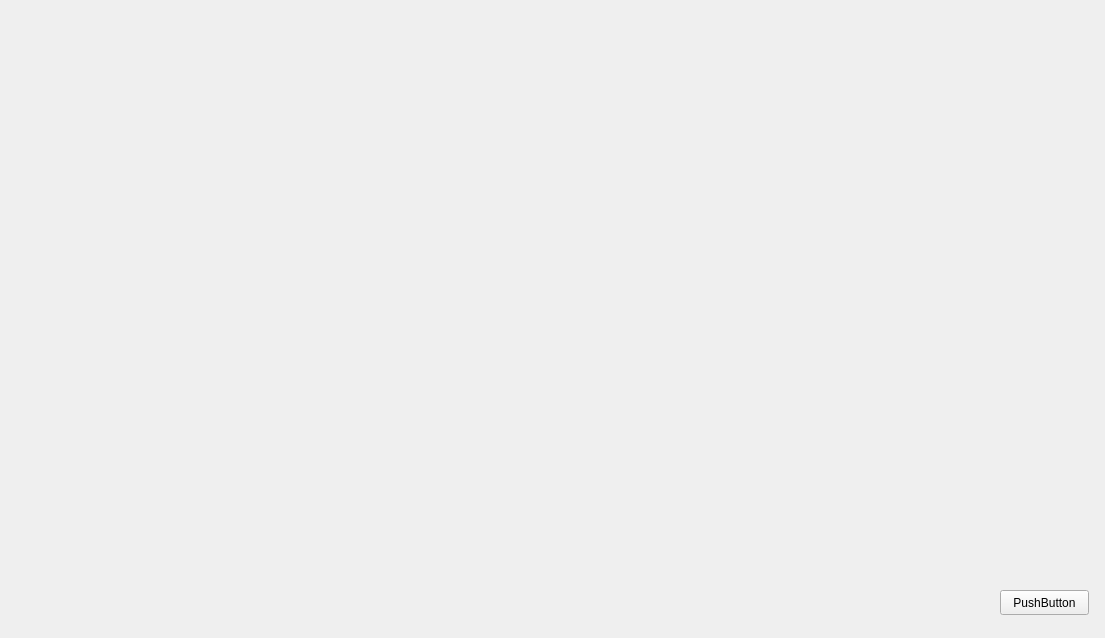
<?xml version="1.0" encoding="UTF-8"?>
<ui version="4.0">
 <class>Widget</class>
 <widget class="QWidget" name="Widget">
  <property name="geometry">
   <rect>
    <x>0</x>
    <y>0</y>
    <width>1105</width>
    <height>638</height>
   </rect>
  </property>
  <property name="windowTitle">
   <string>Widget</string>
  </property>
  <widget class="QPushButton" name="pushButton">
   <property name="geometry">
    <rect>
     <x>1000</x>
     <y>590</y>
     <width>89</width>
     <height>25</height>
    </rect>
   </property>
   <property name="text">
    <string>PushButton</string>
   </property>
  </widget>
 </widget>
 <layoutdefault spacing="6" margin="11"/>
 <resources/>
 <connections/>
</ui>
